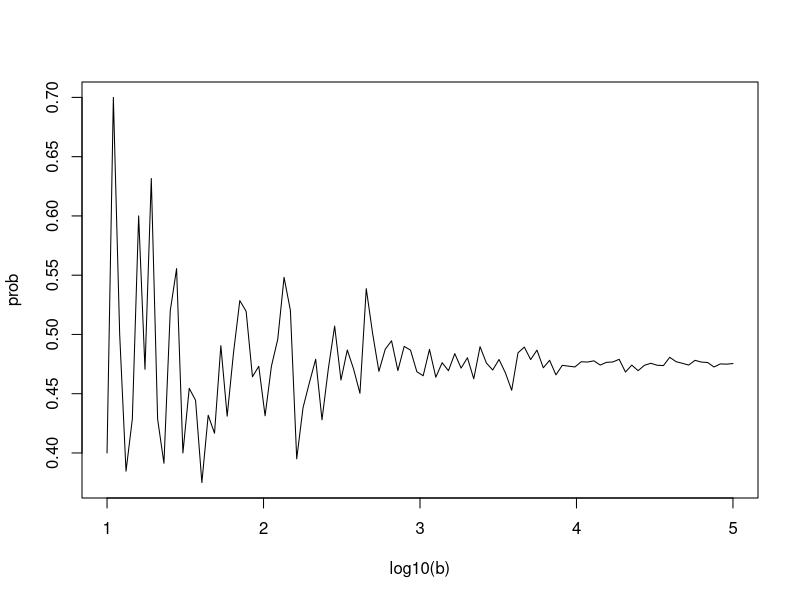

The R script that drew this image:
## ---- chunk 1
b <- 10^seq(1, 5, len = 100)
compute_prob <- function(b, n=22){
  some_day <- replicate(b, {
  bdays <- sample(1:365, n, replace=TRUE)
  any(duplicated(bdays))
  })
mean(some_day)
}


## ---- chunk 2
prob <- sapply(b, compute_prob) # compute compute_prob b number of type
plot(log10(b), prob, type = "l")

